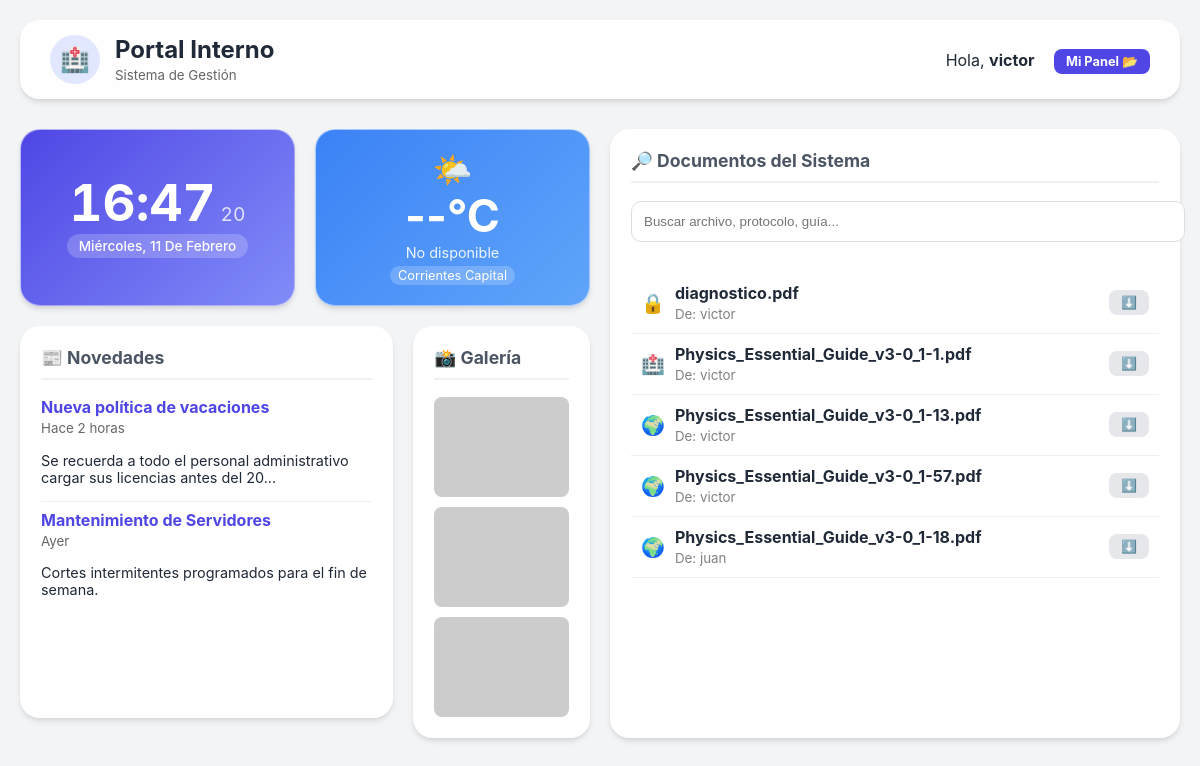
Page / (signed in) on the earlier database version.
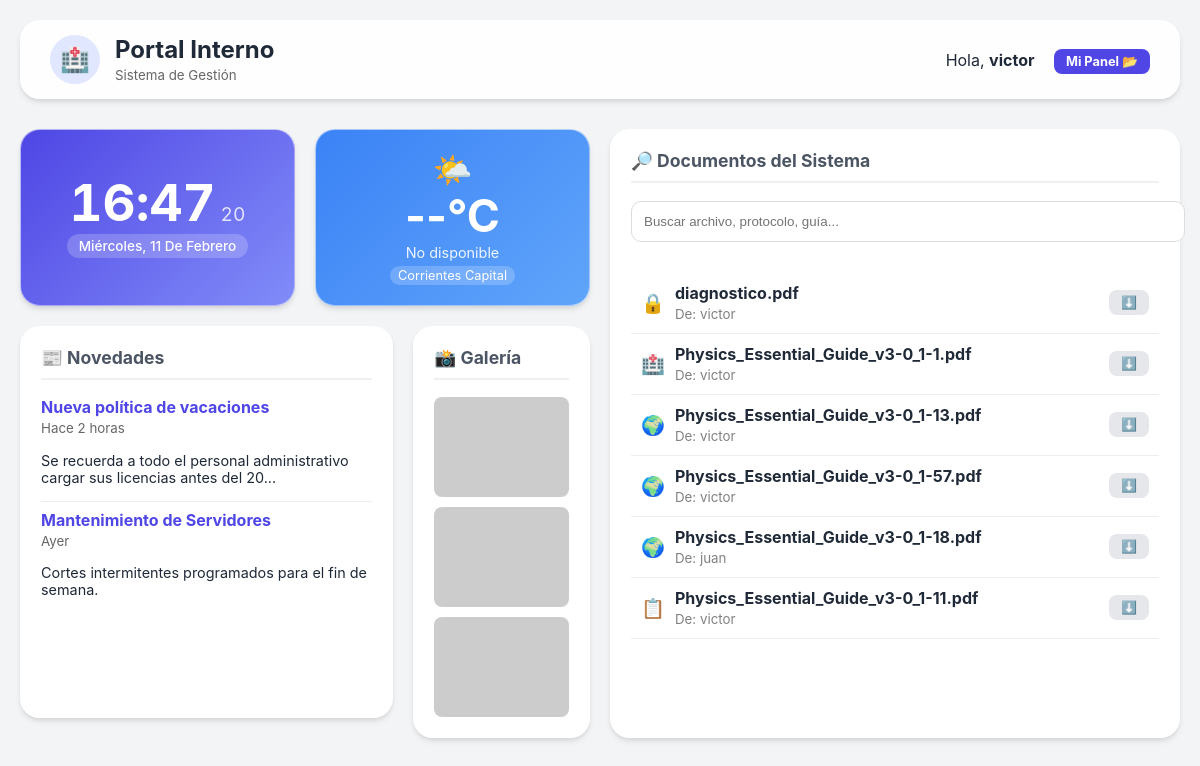
Same page on the later database version.
### app.py (models this page shows)
class User(UserMixin, db.Model):
    id = db.Column(db.Integer, primary_key=True)
    username = db.Column(db.String(150), unique=True, nullable=False)
    email = db.Column(db.String(150), unique=True, nullable=False)
    password = db.Column(db.String(150), nullable=False)
    role = db.Column(db.String(50), nullable=False, default='administrativo')
    files = db.relationship('File', backref='owner', lazy=True, cascade="all, delete-orphan")

class File(db.Model):
    id = db.Column(db.Integer, primary_key=True)
    filename = db.Column(db.String(300))
    user_id = db.Column(db.Integer, db.ForeignKey('user.id'))
    visibility = db.Column(db.String(50), default='private')

### app.py (the view)
@app.route('/')
def home():
    files = get_allowed_files(current_user)
    return render_template('home.html', files=files)

### app.py (called while the page is built)
@login_manager.user_loader
def load_user(user_id):
    return User.query.get(int(user_id))

def get_allowed_files(user):
    if user.is_authenticated and user.role == 'superadmin':
        return File.query.all()
    filters = [File.visibility == 'public'] # Todos ven lo público
    if user.is_authenticated:
        filters.append(File.owner == user)
        if user.role in ['medico', 'tecnico']:
            filters.append(File.visibility == 'salud')
        elif user.role == 'administrativo':
            filters.append(File.visibility == 'admin')
    return File.query.filter(db.or_(*filters)).all()

### templates/home.html (shortened to what this page needs)
<!DOCTYPE html>
<html lang="es">
<head>
    <link rel="stylesheet" href="{{ url_for('static', filename='style.css') }}">
</head>
<body>
    <div class="intranet-container">
        <div class="header-section">
            <div style="display: flex; align-items: center; gap: 15px;">
                <div style="background: #e0e7ff; padding: 10px; border-radius: 50%; font-size: 1.5rem;">🏥</div>
                <div>
                    <h2 style="margin: 0;">Portal Interno</h2>
                    <small style="color: #666;">Sistema de Gestión</small>
                </div>
            </div>
            <div>
                {% if current_user.is_authenticated %}
                    <span style="margin-right: 15px;">Hola, <b>{{ current_user.username }}</b></span>
                    <a href="/dashboard" class="btn-action btn-blue">Mi Panel 📂</a>
                {% else %}
                    <a href="/login" class="btn-action btn-blue">Iniciar Sesión 🔐</a>
                {% endif %}
            </div>
        </div>
        <div class="widget widget-time">
            <div class="clock-container">
                <div class="time-wrapper">
                    <span id="hours">--</span>:<span id="minutes">--</span>
                    <span id="seconds" class="seconds-small">00</span>
                </div>
                <div id="date" class="date-badge">Cargando fecha...</div>
            </div>
        </div>
        <div class="widget widget-weather">
            <div style="font-size: 2rem;">🌤️</div>
            <div id="weather-temp" class="weather-temp">--°C</div>
            <div id="weather-desc" class="weather-desc">Actualizando...</div>
            <div class="weather-loc">Corrientes Capital</div>
        </div>
        <div class="widget widget-files">
            <h3>🔎 Documentos del Sistema</h3>
            <input type="text" id="searchInput" class="search-input" placeholder="Buscar archivo, protocolo, guía..." autocomplete="off">
            <ul class="file-list">
                {% for file in files %}
                    <li class="file-item">
                        <div style="display: flex; align-items: center; gap: 10px;">
                            <span style="font-size: 1.2rem;">
                                {% if file.visibility == 'public' %} 🌍
                                {% elif file.visibility == 'salud' %} 🏥
                                {% elif file.visibility == 'admin' %} 📋
                                {% else %} 🔒
                                {% endif %}
                            </span>
                            <div>
                                <strong>{{ file.filename }}</strong><br>
                                <small style="color: grey;">De: {{ file.owner.username }}</small>
                            </div>
                        </div>
                        <a href="{{ url_for('download', file_id=file.id) }}" class="btn-action" style="background: #e5e7eb; color: #333;">⬇️</a>
                    </li>
                {% else %}
                    <p style="text-align: center; color: #999; margin-top: 20px;">No hay archivos visibles.</p>
                {% endfor %}
            </ul>
        </div>
        <div class="widget widget-news">
            <h3>📰 Novedades</h3>
            <div style="margin-bottom: 15px;">
                <strong style="color: #4f46e5;">Nueva política de vacaciones</strong><br>
                <small style="color: #666;">Hace 2 horas</small>
                <p style="font-size: 0.9rem;">Se recuerda a todo el personal administrativo cargar sus licencias antes del 20...</p>
            </div>
            <hr style="border: 0; border-top: 1px solid #eee;">
            <div style="margin-bottom: 15px;">
                <strong style="color: #4f46e5;">Mantenimiento de Servidores</strong><br>
                <small style="color: #666;">Ayer</small>
                <p style="font-size: 0.9rem;">Cortes intermitentes programados para el fin de semana.</p>
            </div>
        </div>
        <div class="widget widget-photos">
            <h3>📸 Galería</h3>
            <div class="photo-grid">
                <img src="https://picsum.photos/200/200?random=1" alt="Foto 1">
                <img src="https://picsum.photos/200/200?random=2" alt="Foto 2">
                <img src="https://picsum.photos/200/200?random=3" alt="Foto 3">
            </div>
        </div>
    </div>
</body>
</html>

### static/style.css (style rules this page uses)
:root { --primary: #4f46e5; --bg-body: #f3f4f6; --card-bg: rgba(255, 255, 255, 0.95); --text-main: #1f2937; --shadow: 0 4px 6px -1px rgba(0, 0, 0, 0.1), 0 2px 4px -1px rgba(0, 0, 0, 0.06); }
body { font-family: 'Inter', system-ui, sans-serif; background-color: var(--bg-body); margin: 0; padding: 20px; color: var(--text-main); }
.intranet-container { max-width: 1200px; margin: 0 auto; display: grid; grid-template-columns: repeat(12, 1fr); gap: 20px; }
.header-section { grid-column: span 12; background: var(--card-bg); padding: 15px 30px; border-radius: 20px; display: flex; justify-content: space-between; align-items: center; box-shadow: var(--shadow); margin-bottom: 10px; }
.widget { background: var(--card-bg); border-radius: 20px; padding: 20px; box-shadow: var(--shadow); border: 1px solid rgba(255,255,255,0.5); }
.widget h3 { margin-top: 0; border-bottom: 2px solid #f0f0f0; padding-bottom: 10px; font-size: 1.1rem; color: #4b5563; }
.widget-time { grid-column: span 3; background: linear-gradient(135deg, #4f46e5, #818cf8); color: white; display: flex; flex-direction: column; justify-content: center; align-items: center; padding: 15px; }
.clock-container { text-align: center; }
.time-wrapper { font-size: 3.2rem; font-weight: 700; line-height: 1; margin-bottom: 5px; font-variant-numeric: tabular-nums; display: flex; justify-content: center; align-items: baseline; }
.seconds-small { font-size: 1.2rem; opacity: 0.8; margin-left: 5px; font-weight: 400; }
.date-badge { background: rgba(255, 255, 255, 0.2); padding: 4px 12px; border-radius: 20px; font-size: 0.85rem; font-weight: 500; text-transform: capitalize; }
.widget-weather { grid-column: span 3; background: linear-gradient(135deg, #3b82f6, #60a5fa); color: white; display: flex; flex-direction: column; justify-content: center; align-items: center; text-align: center; }
.weather-temp { font-size: 2.8rem; font-weight: 700; line-height: 1; margin: 5px 0; }
.weather-desc { font-size: 0.9rem; opacity: 0.9; }
.weather-loc { font-size: 0.8rem; background: rgba(255,255,255,0.2); padding: 2px 8px; border-radius: 10px; margin-top: 5px; }
.widget-files { grid-column: span 6; grid-row: span 2; }
.widget-news { grid-column: span 4; height: 350px; overflow-y: auto; }
.widget-photos { grid-column: span 2; }
.search-input { width: 100%; padding: 12px; border-radius: 10px; border: 1px solid #ddd; margin-bottom: 15px; }
.file-list { list-style: none; padding: 0; max-height: 400px; overflow-y: auto; }
.file-item { display: flex; justify-content: space-between; padding: 10px; border-bottom: 1px solid #eee; align-items: center; }
.btn-action { padding: 5px 12px; border-radius: 8px; border: none; cursor: pointer; color: white; font-weight: bold; text-decoration: none; font-size: 0.8rem; }
.btn-blue { background-color: var(--primary); }
.photo-grid { display: grid; grid-template-columns: 1fr; gap: 10px; }
.photo-grid img { width: 100%; height: 100px; object-fit: cover; border-radius: 8px; }

Differences in the rows shown:
added File: filename "Physics_Essential_Guide_v3-0_1-11.pdf", owner.username "victor"
